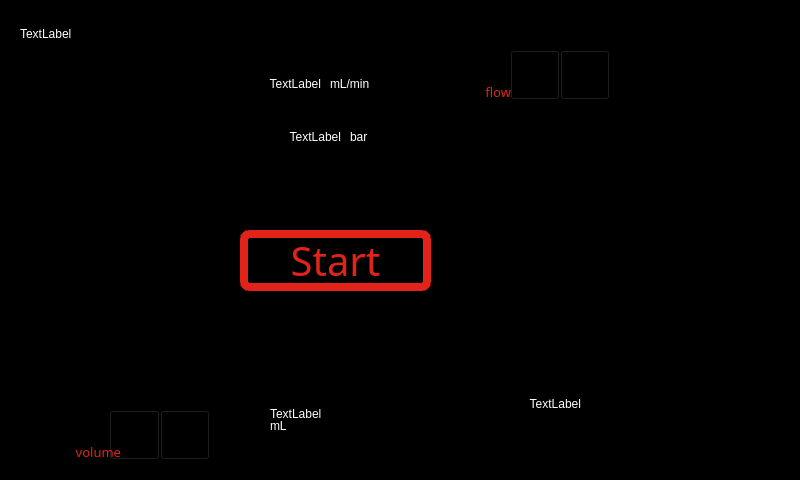
<?xml version="1.0" encoding="UTF-8"?>
<ui version="4.0">
 <class>MainWindow</class>
 <widget class="QMainWindow" name="MainWindow">
  <property name="geometry">
   <rect>
    <x>0</x>
    <y>0</y>
    <width>800</width>
    <height>480</height>
   </rect>
  </property>
  <property name="windowTitle">
   <string>MainWindow</string>
  </property>
  <property name="styleSheet">
   <string notr="true"/>
  </property>
  <widget class="QWidget" name="centralwidget">
   <property name="styleSheet">
    <string notr="true">background-image: url(system800x480.png);
background-color: rgb(0, 0, 0);</string>
   </property>
   <widget class="QPushButton" name="pb_flowup">
    <property name="geometry">
     <rect>
      <x>510</x>
      <y>50</y>
      <width>50</width>
      <height>50</height>
     </rect>
    </property>
    <property name="styleSheet">
     <string notr="true">image: url(uparrow.png);</string>
    </property>
    <property name="text">
     <string/>
    </property>
   </widget>
   <widget class="QPushButton" name="pb_flowdown">
    <property name="geometry">
     <rect>
      <x>560</x>
      <y>50</y>
      <width>50</width>
      <height>50</height>
     </rect>
    </property>
    <property name="styleSheet">
     <string notr="true">image: url(downarrow.png);</string>
    </property>
    <property name="text">
     <string/>
    </property>
   </widget>
   <widget class="QLabel" name="label_flow">
    <property name="geometry">
     <rect>
      <x>260</x>
      <y>50</y>
      <width>61</width>
      <height>41</height>
     </rect>
    </property>
    <property name="styleSheet">
     <string notr="true">background-color: rgba(255, 255, 255, 0);
color: rgb(255, 255, 255);</string>
    </property>
    <property name="text">
     <string>TextLabel</string>
    </property>
    <property name="alignment">
     <set>Qt::AlignBottom|Qt::AlignRight|Qt::AlignTrailing</set>
    </property>
   </widget>
   <widget class="QLabel" name="label_pressure">
    <property name="geometry">
     <rect>
      <x>250</x>
      <y>130</y>
      <width>91</width>
      <height>41</height>
     </rect>
    </property>
    <property name="styleSheet">
     <string notr="true">background-color: rgba(0, 255, 0, 0%);
alternate-background-color: rgb(170, 85, 127);
color: rgb(255, 255, 255);</string>
    </property>
    <property name="text">
     <string>TextLabel</string>
    </property>
    <property name="alignment">
     <set>Qt::AlignRight|Qt::AlignTop|Qt::AlignTrailing</set>
    </property>
   </widget>
   <widget class="QLabel" name="label_flow_unit">
    <property name="geometry">
     <rect>
      <x>330</x>
      <y>50</y>
      <width>81</width>
      <height>41</height>
     </rect>
    </property>
    <property name="styleSheet">
     <string notr="true">background-color: rgba(255, 255, 255, 0);
color: rgb(255, 255, 255);</string>
    </property>
    <property name="text">
     <string>mL/min</string>
    </property>
    <property name="alignment">
     <set>Qt::AlignBottom|Qt::AlignLeading|Qt::AlignLeft</set>
    </property>
   </widget>
   <widget class="QLabel" name="label_pressure_unit">
    <property name="geometry">
     <rect>
      <x>350</x>
      <y>130</y>
      <width>81</width>
      <height>41</height>
     </rect>
    </property>
    <property name="styleSheet">
     <string notr="true">color: rgb(255, 255, 255);
background-color: rgba(0, 0, 0, 0);</string>
    </property>
    <property name="text">
     <string>bar</string>
    </property>
    <property name="alignment">
     <set>Qt::AlignLeading|Qt::AlignLeft|Qt::AlignTop</set>
    </property>
   </widget>
   <widget class="QLabel" name="label_volume">
    <property name="geometry">
     <rect>
      <x>270</x>
      <y>390</y>
      <width>71</width>
      <height>31</height>
     </rect>
    </property>
    <property name="styleSheet">
     <string notr="true">background-color: rgba(0, 255, 0, 0%);
alternate-background-color: rgb(170, 85, 127);
color: rgb(255, 255, 255);</string>
    </property>
    <property name="text">
     <string>TextLabel</string>
    </property>
    <property name="alignment">
     <set>Qt::AlignBottom|Qt::AlignLeading|Qt::AlignLeft</set>
    </property>
   </widget>
   <widget class="QLabel" name="label_volume_unit">
    <property name="geometry">
     <rect>
      <x>270</x>
      <y>410</y>
      <width>47</width>
      <height>31</height>
     </rect>
    </property>
    <property name="styleSheet">
     <string notr="true">background-color: rgba(0, 255, 0, 0%);
alternate-background-color: rgb(170, 85, 127);
color: rgb(255, 255, 255);</string>
    </property>
    <property name="text">
     <string>mL</string>
    </property>
   </widget>
   <widget class="QPushButton" name="pb_start">
    <property name="geometry">
     <rect>
      <x>240</x>
      <y>230</y>
      <width>191</width>
      <height>61</height>
     </rect>
    </property>
    <property name="font">
     <font>
      <family>Syntha</family>
      <pointsize>30</pointsize>
     </font>
    </property>
    <property name="styleSheet">
     <string notr="true">color: rgb(226, 35, 26);
border-width: 8px;
border-color:  rgb(226, 35, 26);
border-style: solid;
border-radius: 10;</string>
    </property>
    <property name="text">
     <string>Start</string>
    </property>
   </widget>
   <widget class="QPushButton" name="pb_volup">
    <property name="geometry">
     <rect>
      <x>109</x>
      <y>410</y>
      <width>51</width>
      <height>50</height>
     </rect>
    </property>
    <property name="styleSheet">
     <string notr="true">image: url(uparrow.png);</string>
    </property>
    <property name="text">
     <string/>
    </property>
   </widget>
   <widget class="QPushButton" name="pb_voldown">
    <property name="geometry">
     <rect>
      <x>160</x>
      <y>410</y>
      <width>50</width>
      <height>50</height>
     </rect>
    </property>
    <property name="styleSheet">
     <string notr="true">image: url(downarrow.png);</string>
    </property>
    <property name="text">
     <string/>
    </property>
   </widget>
   <widget class="QPushButton" name="pb_tempup">
    <property name="geometry">
     <rect>
      <x>520</x>
      <y>500</y>
      <width>50</width>
      <height>50</height>
     </rect>
    </property>
    <property name="styleSheet">
     <string notr="true">image: url(uparrow.png);</string>
    </property>
    <property name="text">
     <string/>
    </property>
   </widget>
   <widget class="QPushButton" name="pb_tempdown">
    <property name="geometry">
     <rect>
      <x>570</x>
      <y>500</y>
      <width>50</width>
      <height>50</height>
     </rect>
    </property>
    <property name="styleSheet">
     <string notr="true">image: url(downarrow.png);</string>
    </property>
    <property name="text">
     <string/>
    </property>
   </widget>
   <widget class="QLabel" name="label_flowinput">
    <property name="geometry">
     <rect>
      <x>430</x>
      <y>60</y>
      <width>81</width>
      <height>41</height>
     </rect>
    </property>
    <property name="font">
     <font>
      <family>Syntha</family>
      <pointsize>10</pointsize>
     </font>
    </property>
    <property name="styleSheet">
     <string notr="true">background-color: rgba(255, 255, 255, 0);
color: rgb(226, 35, 26);</string>
    </property>
    <property name="text">
     <string>flow</string>
    </property>
    <property name="alignment">
     <set>Qt::AlignBottom|Qt::AlignRight|Qt::AlignTrailing</set>
    </property>
   </widget>
   <widget class="QLabel" name="label_volumeinput">
    <property name="geometry">
     <rect>
      <x>40</x>
      <y>420</y>
      <width>81</width>
      <height>41</height>
     </rect>
    </property>
    <property name="font">
     <font>
      <family>Syntha</family>
      <pointsize>10</pointsize>
     </font>
    </property>
    <property name="styleSheet">
     <string notr="true">background-color: rgba(255, 255, 255, 0);
color: rgb(226, 35, 26);</string>
    </property>
    <property name="text">
     <string>volume</string>
    </property>
    <property name="alignment">
     <set>Qt::AlignBottom|Qt::AlignRight|Qt::AlignTrailing</set>
    </property>
   </widget>
   <widget class="QLabel" name="label_tempinput">
    <property name="geometry">
     <rect>
      <x>450</x>
      <y>510</y>
      <width>81</width>
      <height>41</height>
     </rect>
    </property>
    <property name="font">
     <font>
      <family>Syntha</family>
      <pointsize>10</pointsize>
     </font>
    </property>
    <property name="styleSheet">
     <string notr="true">background-color: rgba(255, 255, 255, 0);
color: rgb(226, 35, 26);</string>
    </property>
    <property name="text">
     <string>temp</string>
    </property>
    <property name="alignment">
     <set>Qt::AlignBottom|Qt::AlignRight|Qt::AlignTrailing</set>
    </property>
   </widget>
   <widget class="QLabel" name="label_temp">
    <property name="geometry">
     <rect>
      <x>500</x>
      <y>370</y>
      <width>81</width>
      <height>41</height>
     </rect>
    </property>
    <property name="styleSheet">
     <string notr="true">background-color: rgba(255, 255, 255, 0);
color: rgb(255, 255, 255);</string>
    </property>
    <property name="text">
     <string>TextLabel</string>
    </property>
    <property name="alignment">
     <set>Qt::AlignBottom|Qt::AlignRight|Qt::AlignTrailing</set>
    </property>
   </widget>
   <widget class="QLabel" name="label_connection">
    <property name="geometry">
     <rect>
      <x>20</x>
      <y>10</y>
      <width>341</width>
      <height>31</height>
     </rect>
    </property>
    <property name="styleSheet">
     <string notr="true">background-color: rgba(0, 255, 0, 0%);
alternate-background-color: rgb(170, 85, 127);
color: rgb(255, 255, 255);</string>
    </property>
    <property name="text">
     <string>TextLabel</string>
    </property>
    <property name="alignment">
     <set>Qt::AlignBottom|Qt::AlignLeading|Qt::AlignLeft</set>
    </property>
   </widget>
  </widget>
 </widget>
 <resources>
  <include location="resources.qrc"/>
 </resources>
 <connections/>
</ui>
